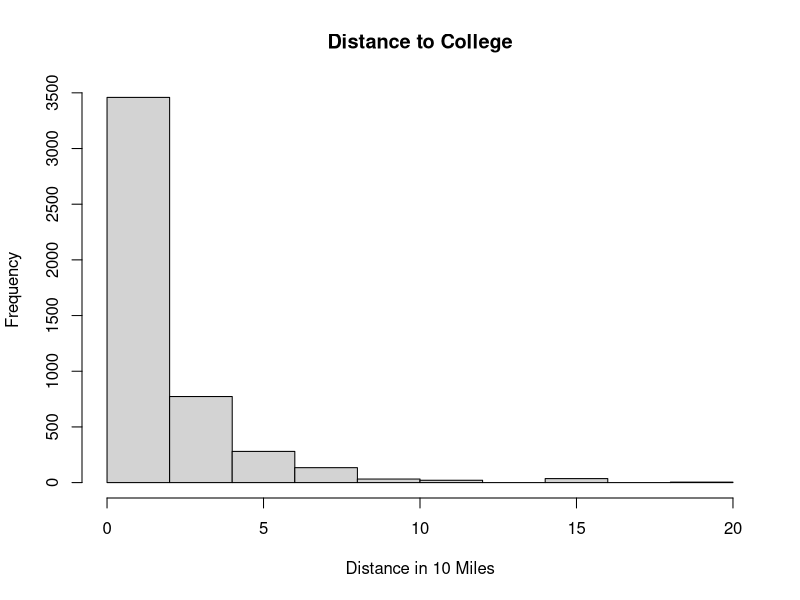

Source code (R):
## ---- chunk 1
knitr::opts_chunk$set(echo = TRUE)
## ---- chunk 2

library(AER)



# load the `CollegeDistance` data set
data("CollegeDistance")  # retrieve data that is stored as part of the library


# get an overview over the data set
summary(CollegeDistance)
# or
str(CollegeDistance)
# or
head(CollegeDistance)

# generate a histogram of `distance`
hist(CollegeDistance$distance, main = "Distance to College", xlab = "Distance in 10 Miles")
